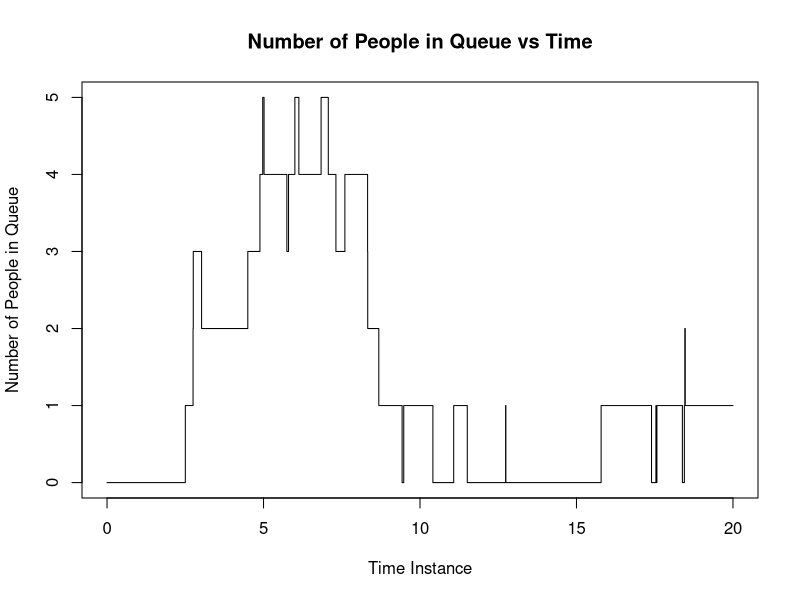

This chart was generated by the following R code:
## ---- chunk 1
knitr::opts_chunk$set(echo = TRUE)
## ---- chunk 2
set.seed(1234)
WaitingTimes <- function(n,lam, mu){
  w <- rep(0,n)
  # do we set Ts and Ss one time or do we keep reseting
  # Ti samples
  ts <- c(0, rexp(n-1, rate = lam))
  # Si samples
  ss <- rexp(100, rate = mu)
  
  for (i in 2:n){
    # For loops checks Ai is less than the Departure time of (ith-1) person
    di_1 <- sum(ts[1:(i-1)]) + w[(i-1)] + ss[(i-1)]
    ai <- sum(ts[1:i])
    if (ai < di_1){
    
      # Stores sampled waiting time for the ith person
      w[i] <- di_1 - ai
    
    }else{
      # Otherwise stores 0 inplace for the ith sampled waiting time
      w[i] <- 0
    }
  }
  return(w)
}
 
WaitingTimes(10, 1, 1) 
## ---- chunk 3
set.seed(1234)
plotQ <- function(t,lam, mu){
  
  # Assumes starting person
  n <- 1
  
  # Calculates Arrival time for person i=1
  ts <- c(rexp(1, rate=lam))

  # Checks if the total time is less than the time t input
  while(sum(ts)<t){
    n <- n + 1
    
    # Calculates 10 additional peoples times of arrival
    ts_i <- rexp(1, rate=lam)
    
    # Appends value to the vector ts
    ts <- c(ts, ts_i)
    
    # Re checks if the sum of all the values is less than the time t input
  }
  
  w <- rep(0,n)
  
  ss <- rexp(n, rate = mu)
  
  # Initializes arrival times for later records
  Ai <- c(ts[1], rep(0,n-1))
  
  # Intitalizes Departure times for later records
  Di <- c(ts[1] + ss[1], rep(0, n-1))
  
  for (i in 2:n){
    # Stores newest Arrival time for the ith customer
    Ai[i] <- sum(ts[1:i])
    
    # Checks the condition Ai is less than Di_1
    if (sum(ts[1:i]) < (sum(ts[1:(i-1)]) + w[(i-1)] + ss[(i-1)])){
      
      # Stores waiting time of the ith person in vector
      w[i] <- (sum(ts[1:(i-1)]) + w[(i-1)] + ss[(i-1)]) - (sum(ts[1:i]))
    
    }else{
      # IF condition is not met, assign 0 to ith waiting time.
      w[i] <- 0
    }
    
    # Stores departure time for the ith person
    Di[i] <- Ai[i] + ss[i] + w[(i)]
  }
  
  # Creates X-axis values
  xaxis = seq(0, t, .00001)
  
  # Initializes Y-axis
  yaxis = 1:length(xaxis)
  
  
  # Determines the number of people in Queue at time T based on the arrival and departure times
  for(i in 1:length(xaxis)){
    yaxis[i] = (length(Ai[Ai<=xaxis[i]]) - length(Di[Di<=xaxis[i]]))
  }
  
  return(plot(xaxis, yaxis, type='l', xlab = 'Time Instance', ylab = 'Number of People in Queue',
    main = 'Number of People in Queue vs Time'))
}

plotQ(20, 1, 1)
## ---- chunk 4
set.seed(1234)
MonteCarloApp <- function(n, i){
  
  # Takes in (n) the number of samples that will be taken for the (i)th person
  
  # Initializing count of when the W_i waiting time is greater than or equal to 1
  greater_1 <- 0
  
  for (trial in 1:n){
    
    # Taking a sample for the Ith person waiting time
    sampled_val <- WaitingTimes(i,1,1)[i]
    
    if (sampled_val >= 1){
      greater_1 = greater_1 + 1
    }else{
      greater_1 = greater_1 + 0
    }
  }

  prob <- greater_1/n
  
  return(cat('Monte Carlo Approach: \n', toString(prob), '\n\n'))
}

exact_prob <- function(c, lam, mu){
  
  # Calculates the exact probabilty of the second persons waiting time being greater than or equal to 1
  
  val = (lam * exp(-1 * mu * c))/(mu + lam)
  
   
  return(cat("Exact Probability:\n", toString(val), '\n'))
}

MonteCarloApp(100000, 2)

exact_prob(1, 1, 1)


## ---- chunk 5
set.seed(1234)
MonteCarloApp(100000, 100)
